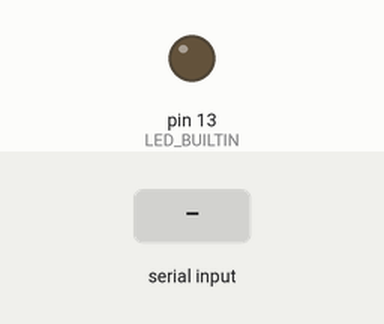
Recording of a sketch running on a simulated Arduino Uno, built with avr-gcc and run on an emulated ATmega328P. Shown: output pins drawn as LEDs (lit = HIGH). Inputs (shaded band) come from the test bench.

Above: at 1.2 s.
1.3 s: "a" received over Serial
At 2.1 s:
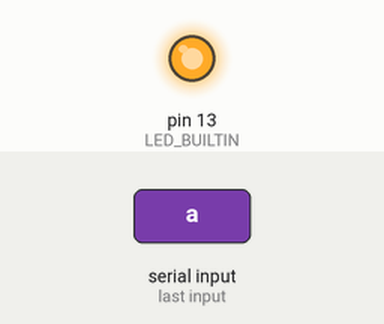
Timing chart, 0 to 4.3 s (numbered marks = the images above; inputs shaded):
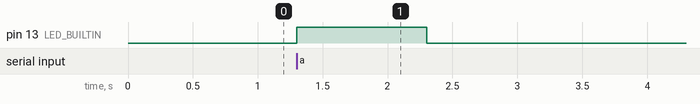

Measured:
- after the input at 1.3 s, pin 13 (LED_BUILTIN): LOW → HIGH at once, → LOW 1.0 s later

The sketch:

pulso.ino
```cpp
// the setup function runs once when you press reset or power the board
char dato = '\0';
void setup() {
  // initialize digital pin LED_BUILTIN as an output.
  pinMode(LED_BUILTIN, OUTPUT);
  Serial.begin(9600);
  digitalWrite(LED_BUILTIN, LOW);   // turn the LED on (HIGH is the voltage level)
}

// the loop function runs over and over again forever
void loop() {
  if (Serial.available() > 0){
    dato = Serial.read();
    if (dato == 'a'){
      digitalWrite(LED_BUILTIN, HIGH);    // turn the LED off by making the voltage LOW
    }
    delay(1000);                       // wait for a second
    digitalWrite(LED_BUILTIN, LOW);
  }
}
```
